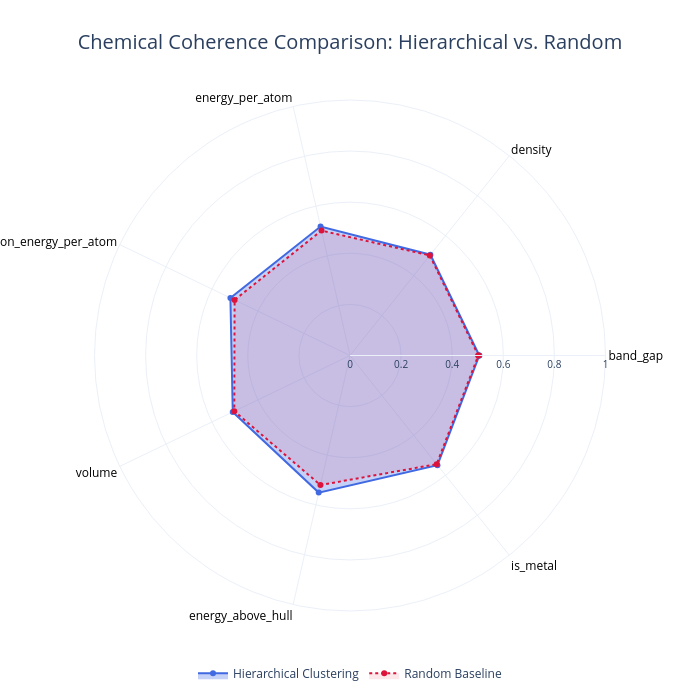

The notebook cell this image was saved under:
### Code cell
def plot_coherence_radar(hier_coherence, random_coherence):
    # 1. Extract the features (categories)
    categories = list(hier_coherence.keys())
    
    # 2. Extract the values 
    hier_vals = list(hier_coherence.values())
    random_vals = list(random_coherence.values())
    
    # 3. FIX: Close the loop so the outer line connects back to the start!
    categories.append(categories[0])
    hier_vals.append(hier_vals[0])
    random_vals.append(random_vals[0])
    
    fig = go.Figure()

    # Add Hierarchical Trace
    fig.add_trace(go.Scatterpolar(
        r=hier_vals,
        theta=categories,
        fill='toself',
        name='Hierarchical Clustering',
        line=dict(color='royalblue', width=2),
        fillcolor='rgba(65, 105, 225, 0.3)' # Transparent blue
    ))

    # Add Random Baseline Trace
    fig.add_trace(go.Scatterpolar(
        r=random_vals,
        theta=categories,
        fill='toself',
        name='Random Baseline',
        line=dict(color='crimson', width=2, dash='dot'),
        fillcolor='rgba(220, 20, 60, 0.1)' # Highly transparent red
    ))

    # Layout and Formatting
    fig.update_layout(
        title=dict(
            text='Chemical Coherence Comparison: Hierarchical vs. Random',
            font=dict(size=20),
            y=0.95,
            x=0.5,
            xanchor='center',
            yanchor='top'
        ),
        polar=dict(
            radialaxis=dict(
                visible=True,
                range=[0, 1], # Since your coherence scores are 0 to 1
                tickfont=dict(size=10),
                tickangle=0,
                tickcolor='rgba(0,0,0,0.2)'
            ),
            angularaxis=dict(
                tickfont=dict(size=12, color='black')
            )
        ),
        showlegend=True,
        legend=dict(
            orientation="h",
            yanchor="bottom",
            y=-0.15,
            xanchor="center",
            x=0.5
        ),
        template='plotly_white',
        width=700,
        height=700
    )
    
    fig.show()

plot_coherence_radar(chemical_hier_coherence, chemical_random_coherence)

### Figure 1 — Plotly figure (JSON) as saved in the notebook; plotly's stock layout.template omitted (floating-point values rounded to 4 significant figures)
{"data": [{"fill": "toself", "fillcolor": "rgba(65, 105, 225, 0.3)", "line": {"color": "royalblue", "width": 2}, "name": "Hierarchical Clustering", "r": [0.5061, 0.5046, 0.5178, 0.5195, 0.5094, 0.5504, 0.549, 0.5061], "theta": ["band_gap", "density", "energy_per_atom", "formation_energy_per_atom", "volume", "energy_above_hull", "is_metal", "band_gap"], "type": "scatterpolar"}, {"fill": "toself", "fillcolor": "rgba(220, 20, 60, 0.1)", "line": {"color": "crimson", "dash": "dot", "width": 2}, "name": "Random Baseline", "r": [0.5021, 0.501, 0.5014, 0.5013, 0.5027, 0.5201, 0.544, 0.5021], "theta": ["band_gap", "density", "energy_per_atom", "formation_energy_per_atom", "volume", "energy_above_hull", "is_metal", "band_gap"], "type": "scatterpolar"}], "layout": {"height": 700, "legend": {"orientation": "h", "x": 0.5, "xanchor": "center", "y": -0.15, "yanchor": "bottom"}, "polar": {"angularaxis": {"tickfont": {"color": "black", "size": 12}}, "radialaxis": {"range": [0, 1], "tickangle": 0, "tickcolor": "rgba(0,0,0,0.2)", "tickfont": {"size": 10}, "visible": true}}, "showlegend": true, "title": {"font": {"size": 20}, "text": "Chemical Coherence Comparison: Hierarchical vs. Random", "x": 0.5, "xanchor": "center", "y": 0.95, "yanchor": "top"}, "width": 700}}
